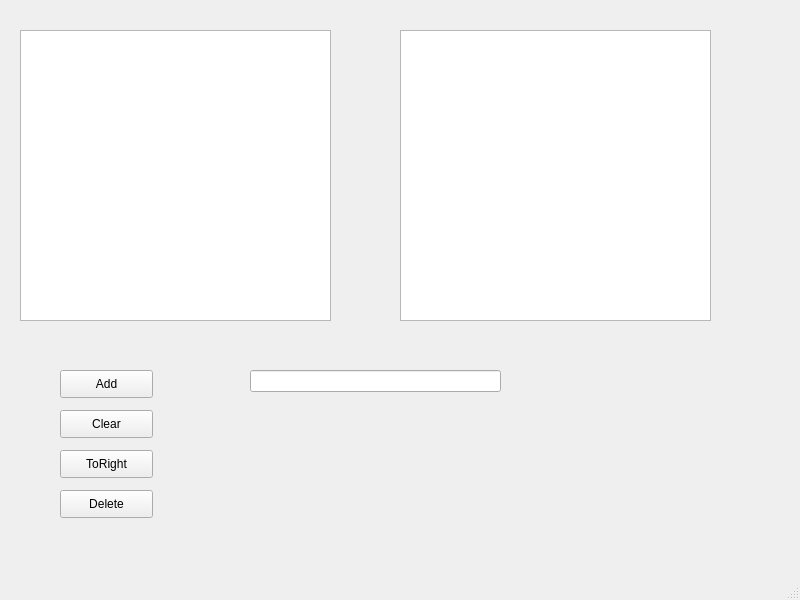
<?xml version="1.0" encoding="UTF-8"?>
<ui version="4.0">
 <class>MainWindow</class>
 <widget class="QMainWindow" name="MainWindow">
  <property name="geometry">
   <rect>
    <x>0</x>
    <y>0</y>
    <width>800</width>
    <height>600</height>
   </rect>
  </property>
  <property name="windowTitle">
   <string>MainWindow</string>
  </property>
  <widget class="QWidget" name="centralwidget">
   <widget class="QListWidget" name="listWidget1">
    <property name="geometry">
     <rect>
      <x>20</x>
      <y>30</y>
      <width>311</width>
      <height>291</height>
     </rect>
    </property>
   </widget>
   <widget class="QListWidget" name="listWidget2">
    <property name="geometry">
     <rect>
      <x>400</x>
      <y>30</y>
      <width>311</width>
      <height>291</height>
     </rect>
    </property>
   </widget>
   <widget class="QPushButton" name="addButton">
    <property name="geometry">
     <rect>
      <x>60</x>
      <y>370</y>
      <width>93</width>
      <height>28</height>
     </rect>
    </property>
    <property name="text">
     <string>Add</string>
    </property>
   </widget>
   <widget class="QPushButton" name="clearButton">
    <property name="geometry">
     <rect>
      <x>60</x>
      <y>410</y>
      <width>93</width>
      <height>28</height>
     </rect>
    </property>
    <property name="text">
     <string>Clear</string>
    </property>
   </widget>
   <widget class="QPushButton" name="torightButton">
    <property name="geometry">
     <rect>
      <x>60</x>
      <y>450</y>
      <width>93</width>
      <height>28</height>
     </rect>
    </property>
    <property name="text">
     <string>ToRight</string>
    </property>
   </widget>
   <widget class="QPushButton" name="deleteButton">
    <property name="geometry">
     <rect>
      <x>60</x>
      <y>490</y>
      <width>93</width>
      <height>28</height>
     </rect>
    </property>
    <property name="text">
     <string>Delete</string>
    </property>
   </widget>
   <widget class="QLineEdit" name="lineEdit">
    <property name="geometry">
     <rect>
      <x>250</x>
      <y>370</y>
      <width>251</width>
      <height>22</height>
     </rect>
    </property>
   </widget>
  </widget>
  <widget class="QMenuBar" name="menubar">
   <property name="geometry">
    <rect>
     <x>0</x>
     <y>0</y>
     <width>800</width>
     <height>26</height>
    </rect>
   </property>
  </widget>
  <widget class="QStatusBar" name="statusbar"/>
 </widget>
 <resources/>
 <connections/>
</ui>
